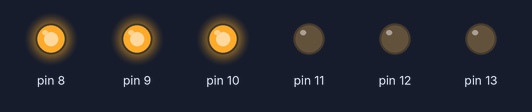
This sketch was run on a simulated Arduino Uno, built with avr-gcc and run on an emulated ATmega328P. On the bench: output pins drawn as LEDs (lit = HIGH).

Above: at 0.1 s.
Timing chart, 0 to 1.6 s (numbered marks = the images above):
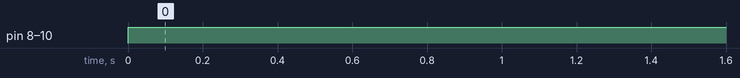

Measured:
- by itself, pin 8–10: LOW → HIGH at 0.00 s

The sketch:

Pratikum2_2.ino
```cpp
void setup() {
    DDRB=0x3F;

}

void loop() {
  PORTB=0x07;

}
```
